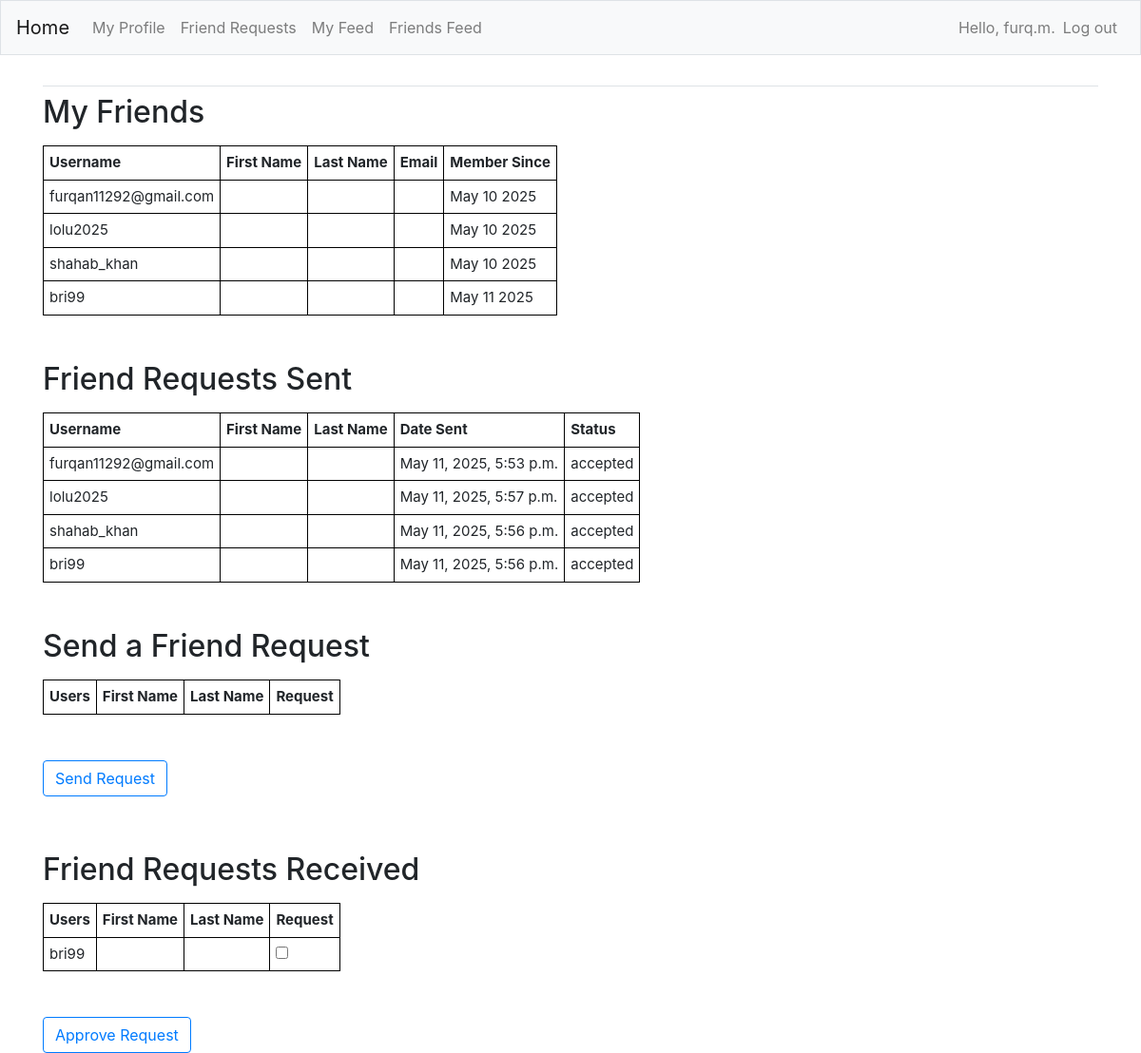
Screenshot of /friends/ (signed in) with the database file from the repository.
### FeedApp/models.py (models this page shows)
class Profile(models.Model):
    first_name = models.CharField(max_length=200, blank=True)
    last_name = models.CharField(max_length=200, blank=True)
    email = models.EmailField(max_length=300, blank=True)
    dob = models.DateField(null=True, blank=True)
    bio = models.TextField(blank=True)
    user = models.OneToOneField(User, on_delete=models.CASCADE)
    friends = models.ManyToManyField(User, blank=True, related_name='friends')
    created = models.DateTimeField(auto_now=True)
    updated = models.DateTimeField(auto_now_add=True)
    def __str__(self):
        return str(self.user.username)

class Relationship(models.Model):
    sender = models.ForeignKey(Profile, on_delete=models.CASCADE, related_name='sender')
    receiver = models.ForeignKey(Profile, on_delete=models.CASCADE, related_name='receiver')
    status = models.CharField(max_length=8, choices=STATUS_CHOICES, default='sent')
    created = models.DateTimeField(auto_now=True)
    updated = models.DateTimeField(auto_now_add=True)

### FeedApp/views.py (the view, shortened to what this page needs)
# urls.py: path('friends/', views.friends, name='friends'),
@login_required
def friends(request):
    user_profile = Profile.objects.get(user=request.user)
    admin_profile = Profile.objects.get(user_id=1)
    user_friends = user_profile.friends.all()
    user_friends_profiles = Profile.objects.filter(user__in=user_friends)
    user_relationships = Relationship.objects.filter(sender=user_profile)
    request_sent_profiles = user_relationships.values('receiver')
    all_profiles = Profile.objects.exclude(user=request.user)\
                                  .exclude(id__in=user_friends_profiles)\
                                  .exclude(id__in=request_sent_profiles)
    request_received_profiles = Relationship.objects.filter(receiver=user_profile, status='sent')
    action = request.POST.get('action')
    if not user_relationships.exists():
        Relationship.objects.create(sender=user_profile, receiver=admin_profile, status='sent')
    context = {
        'user_friends_profiles': user_friends_profiles,
        'user_relationships': user_relationships,
        'all_profiles': all_profiles,
        'request_received_profiles': request_received_profiles
    }
    return render(request, 'FeedApp/friends.html', context)

### FeedApp/templates/FeedApp/friends.html (shortened to what this page needs)
{% extends "FeedApp/base.html" %}
{% load bootstrap4 %}
{% block content %}
<h2><p>My Friends</p></h2>
<table>
    <tr>
        <th>Username</th>
        <th>First Name</th>
        <th>Last Name</th>
        <th>Email</th>
        <th>Member Since</th>
    </tr>
    {% for friend in user_friends_profiles %}
    <tr>
        <td>{{ friend }}</td>
        <td>{{ friend.first_name }}</td>
        <td>{{ friend.last_name }}</td>
        <td>{{ friend.email }}</td>
        <td>{{ friend.created|date:"M d Y" }}</td>
    </tr>
    {% endfor %}
</table>
<br><br>
<h2><p>Friend Requests Sent</p></h2>
<table>
    <tr>
        <th>Username</th>
        <th>First Name</th>
        <th>Last Name</th>
        <th>Date Sent</th>
        <th>Status</th>
    </tr>
    {% for r in user_relationships %}
    <tr>
        <td>{{ r.receiver }}</td>
        <td>{{ r.receiver.first_name }}</td>
        <td>{{ r.receiver.last_name }}</td>
        <td>{{ r.created }}</td>
        <td>{{ r.status }}</td>
    </tr>
    {% endfor %}
</table>
<br><br>
<h2><p>Send a Friend Request</p></h2>
<form action="{% url 'FeedApp:friends' %}" method='post'>
    <table>
        <tr>
            <th>Users</th>
            <th>First Name</th>
            <th>Last Name</th>
            <th>Request</th>
        </tr>
    </table>
    <br><br>
    <button name="action" value="send" class="btn btn-outline-primary" style="float: left;">Send Request</button>
</form>
<br><br><br><br>
<h2><p>Friend Requests Received</p></h2>
<form action="{% url 'FeedApp:friends' %}" method='post'>
    <table>
        <tr>
            <th>Users</th>
            <th>First Name</th>
            <th>Last Name</th>
            <th>Request</th>
        </tr>
        {% for rr in request_received_profiles %}
        <tr>
            <td>{{ rr.sender }}</td>
            <td>{{ rr.sender.first_name }}</td>
            <td>{{ rr.sender.last_name }}</td>
            <td><input type="checkbox" name="receive_requests" value="{{ rr.id }}"></td>
        </tr>
        {% endfor %}
    </table>
    <br><br>
    <button name="action" value="approve" class="btn btn-outline-primary" style="float: left;">Approve Request</button>
</form>
{% endblock content %}

### FeedApp/templates/FeedApp/base.html (shortened to what this page needs)
{% load bootstrap4 %}
<!doctype html>
<html lang="en">
<head>
    {% bootstrap_css %}
</head>
<body>
    <nav class="navbar navbar-expand-md navbar-light bg-light mb-4 border">
        <a class="navbar-brand" href="{% url 'FeedApp:index'%}">
            Home</a>
        <div class="collapse navbar-collapse" id="navbarCollapse">
            <ul class="navbar-nav mr-auto">
                <li class="nav-item">
                    <a class="nav-link" href="{% url 'FeedApp:profile' %}">My Profile</a>
                </li>
                <li class="nav-item">
                    <a class="nav-link" href="{% url 'FeedApp:friends' %}">Friend Requests</a></li>
                <li class="nav-item">
                    <a class="nav-link" href="{% url 'FeedApp:myfeed' %}">My Feed</a>
                </li>
                    <a class="nav-link" href="{% url 'FeedApp:friendsfeed' %}">Friends Feed</a>
            </ul>
            <ul class="navbar-nav ml-auto">
                {% if user.is_authenticated %}
                <li class="nav-item">
                    <span class="navbar-text">Hello, {{ user.username }}.</span>
                </li>
                <li class="nav-item">
                    <a class="nav-link" href="{% url 'users:logout' %}">Log out</a>
                </li>
                {% endif %}
            </ul>
        </div>
    </nav>
    <main role="main" class="container">
        <div class="pb-2 mb-2 border-bottom">
        </div>
        <div>
            {% block content %}{% endblock content %}
        </div>
    </main>
</body>
</html>

### FeedApp/templates/FeedApp/friends.html (style rules this page uses)
table { font-size: 15px; width: auto; }
th, td { border: 1px solid black; padding: 6px; }

### rows the page displays
Profile: user.username "furqan11292@gmail.com", created "May 10 2025"
Profile: user.username "lolu2025", created "May 10 2025"
Profile: user.username "shahab_khan", created "May 10 2025"
Profile: user.username "bri99", created "May 11 2025"
Relationship: receiver "furqan11292@gmail.com", created "May 11, 2025, 5:53 p.m.", status "accepted"
Relationship: receiver "lolu2025", created "May 11, 2025, 5:57 p.m.", status "accepted"
Relationship: receiver "shahab_khan", created "May 11, 2025, 5:56 p.m.", status "accepted"
Relationship: receiver "bri99", created "May 11, 2025, 5:56 p.m.", status "accepted"
Relationship: sender "bri99"

### other values shown
{{ user.username }} "furq.m"
